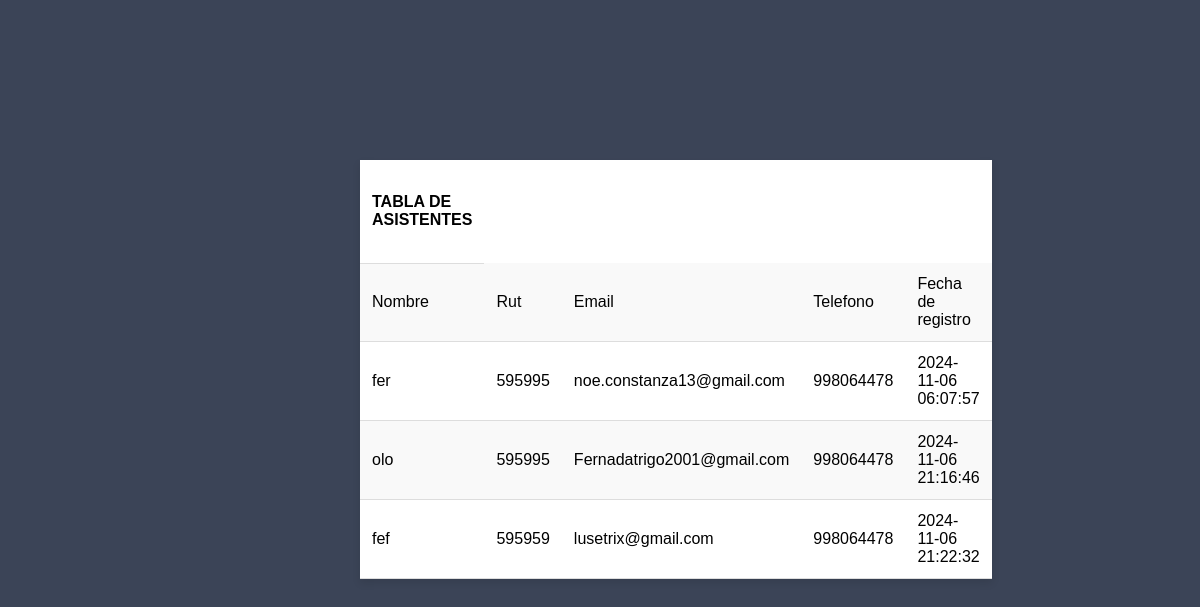
Screenshot of /evaluacion2/asistentes.php with the database file from the repository.
### tables this page shows
CREATE TABLE `asistentes` (
  `id` int(100) NOT NULL,
  `nombre` varchar(50) NOT NULL,
  `rut` varchar(9) NOT NULL,
  `email` varchar(50) NOT NULL,
  `telefono` varchar(9) NOT NULL,
  `imagen` varchar(200) NOT NULL,
  `codigo_qr` text NOT NULL,
  `fecha_registro` timestamp NOT NULL DEFAULT current_timestamp() ON UPDATE current_timestamp()
);

### evaluacion2/asistentes.php (the view, shortened to what this page needs)
<!DOCTYPE html>
<html lang="en">
<head>
    <link rel="stylesheet" href="style2.css">
</head>
<body>
<br>
    <table>
        <tr><td><h4>TABLA DE ASISTENTES</h4></td></tr>
        <tr>
            <td>Nombre</td>
            <td>Rut</td>
            <td>Email</td>
            <td>Telefono</td>
            <td>Fecha de registro</td>
        </tr>
        <?php
        $db_host = "localhost";
        $db_name = "registro_evento_trigo";
        $db_user = "root";
        $db_pass = "";
        $conexion = mysqli_connect($db_host, $db_user, $db_pass, $db_name);
        $sql = "SELECT * FROM `asistentes`";
        $result = mysqli_query($conexion, $sql);
        if ($result) {
            while($mostrar = mysqli_fetch_array($result)) {
        ?>
            <tr>
                <td><?php echo htmlspecialchars($mostrar['nombre']); ?></td>
                <td><?php echo htmlspecialchars($mostrar['rut']); ?></td>
                <td><?php echo htmlspecialchars($mostrar['email']); ?></td>
                <td><?php echo htmlspecialchars($mostrar['telefono']); ?></td>
                <td><?php echo htmlspecialchars($mostrar['fecha_registro']); ?></td>
            </tr>
        <?php
            }
        }
        ?>
    </table>
</body>
</html>

### evaluacion2/style2.css (style rules this page uses)
body { font-family: Arial, sans-serif; display: flex; position: absolute; left: 30%; top:20%; height: 50vh; margin: 0; background-color: #3b4457; box-sizing: border-box; font-family: Arial, Helvetica, sans-serif; display: flex; }
table { border-collapse: collapse; width: 80%; max-width: 600px; background-color: #ffffff; box-shadow: 0 4px 8px rgba(0, 0, 0, 0.1); overflow: hidden; }
td { padding: 12px; border-bottom: 1px solid #dddddd; text-align: left; }
tr:nth-child(even) { background-color: #f9f9f9; }

### rows the page displays
asistentes: nombre "fer", rut "595995", email "noe.constanza13@gmail.com", telefono "998064478", fecha_registro "2024-11-06 06:07:57"
asistentes: nombre "olo", rut "595995", email "Fernadatrigo2001@gmail.com", telefono "998064478", fecha_registro "2024-11-06 21:16:46"
asistentes: nombre "fef", rut "595959", email "lusetrix@gmail.com", telefono "998064478", fecha_registro "2024-11-06 21:22:32"
